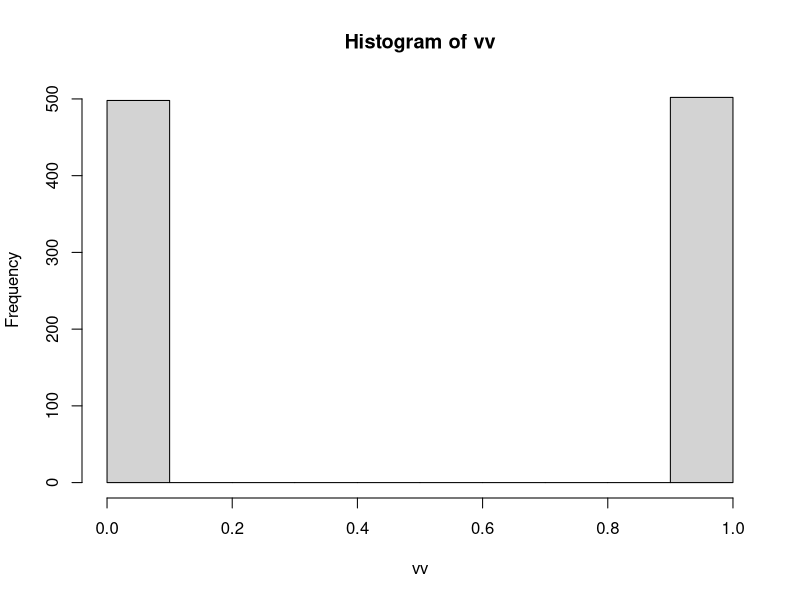
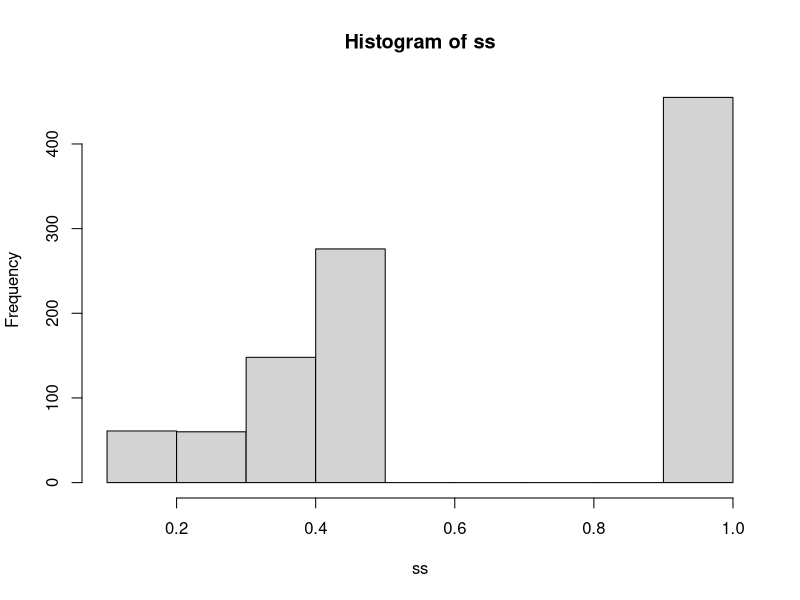
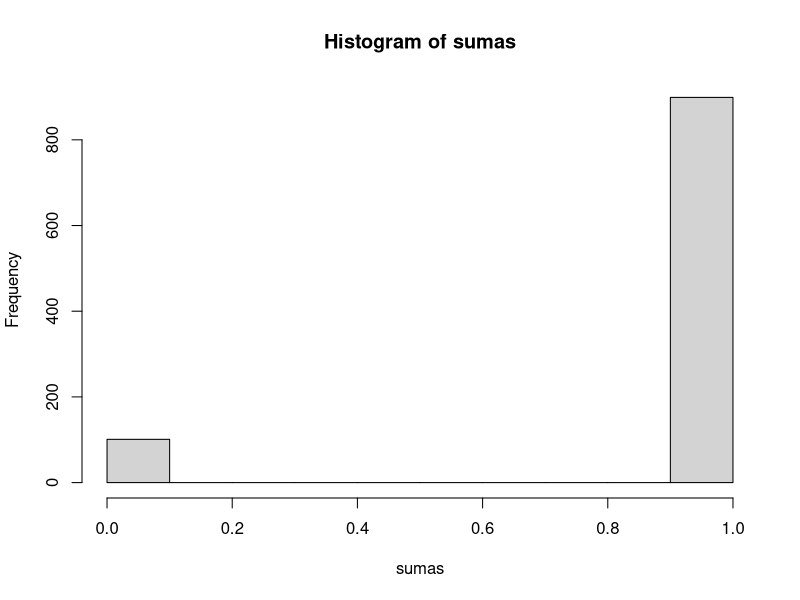
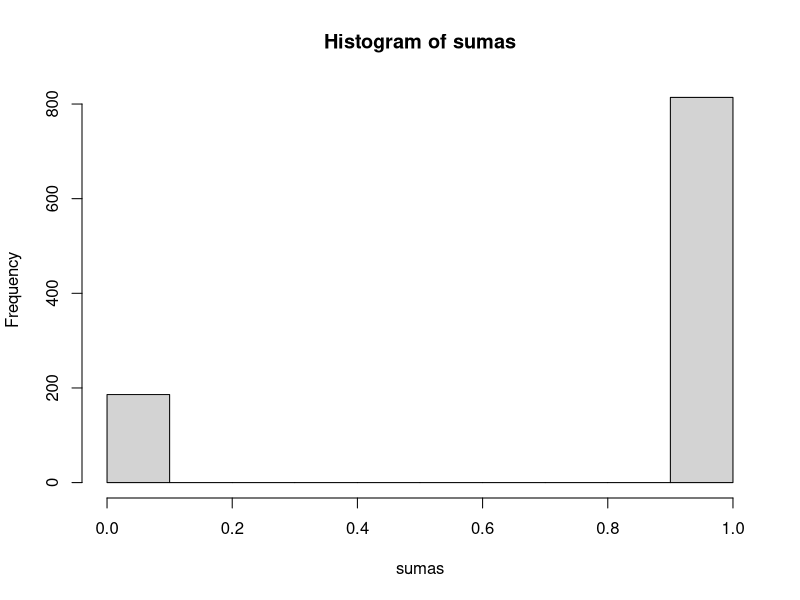
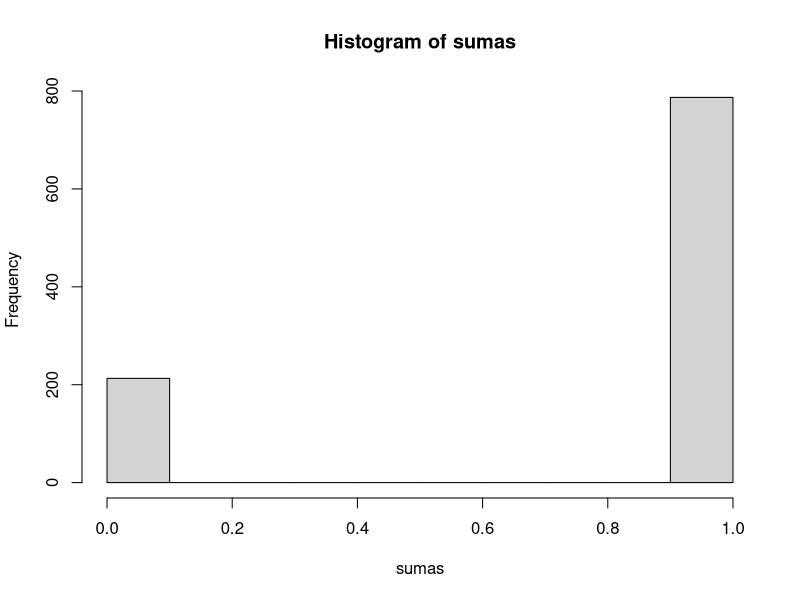
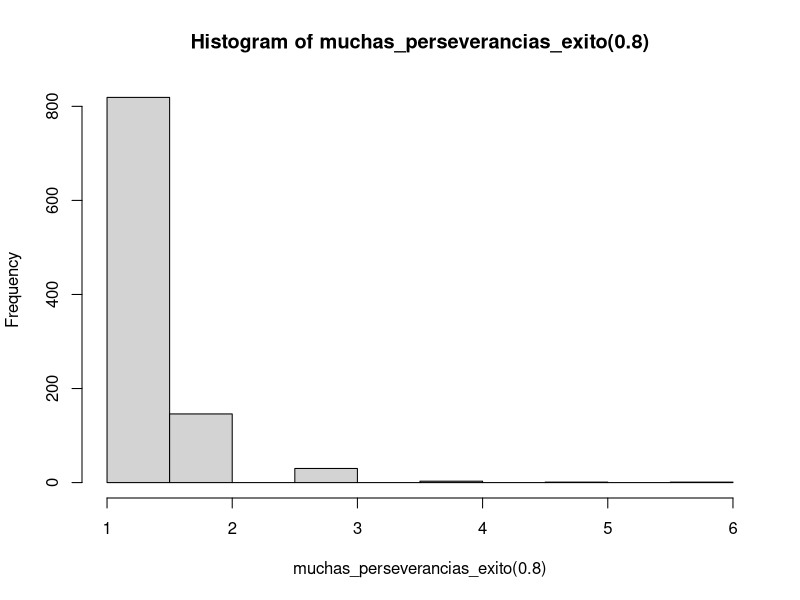
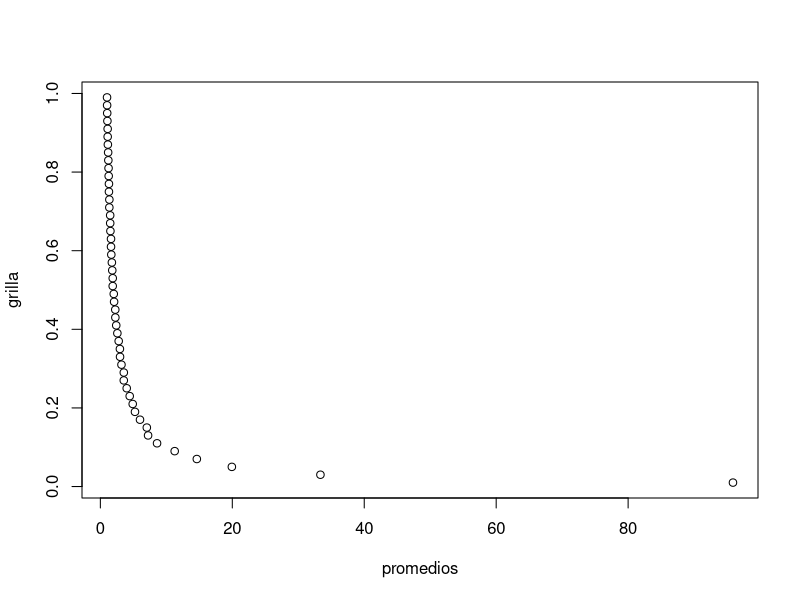

Reproduce these figures in R, in order.
## ---- chunk 1
knitr::opts_chunk$set(echo = TRUE)
## ---- chunk 2
# Creamos una funcion que repesenta la tirada de la moneda (sale 1 o 0)
cara_seca <-function()
{
  return(sample(0:1, 1, replace=TRUE))
}

cara_seca()
## ---- chunk 3
# Simulamos tirar muchas monedas, y lo guardamos en un vector
tirar_muchas_monedas <-function(n=40){
  
  # creacion del vector para guardar, 2 posibilidades
  sumas <-rep(NA, n)  # sumas <-c() 
  
  for (i in 1:n){
    sumas[i] = cara_seca() # sumas <- c(sumas,suma.cubilete())
  }
  sumas
}

# corremos funcion y graficamos
vv = tirar_muchas_monedas(1000)
hist(vv)
## ---- chunk 4
# Funcion que devuelve la frecuencia relativa de 1 para el vector de interes
probabilidad_cara <-function(vector,n=1000){
  a <- table(vector)
  count_cara <- a[names(a)==1]
  #length(which(numbers==x))
  return( count_cara/n)
}
n=1000
vv = tirar_muchas_monedas(n)
probabilidad_cara(vv,n)
## ---- chunk 5
repito_moneda <-function(n=1000){
  sumas <-rep(NA, n) # sumas <-c() 
  for (i in 1:n)
  {
    sumas[i] = cara_seca() # sumas <- c(sumas,suma.cubilete())
  }
  sumas
}
vv = repito_moneda(1000)

## ---- chunk 6
cuantas_caras <-function(n=1000){
  vector= repito_moneda(1000)
  a <- table(vector)
  a[names(a)==1]
  #length(which(numbers==x))
}
cuantas_caras(1000)
## ---- chunk 7
# Cantidad de lanzamientos necesarios para que de cara?
perseverancia_cara <-function(){
  suma = 0 
  cara=0
  while(cara==0){
    if(cara_seca() == 1)
    {cara=1}
    suma = suma + 1
  }
  return(suma)
}
perseverancia_cara()
## ---- chunk 8
perseverancia_a_lo_largo <-function(n=1000){
  sumas <-rep(NA, n)
  frec_sumas<-rep(NA, n)
  for (i in 1:n)
  {
    sumas[i] = perseverancia_cara()
    frec_sumas[i] = 1/sumas[i]
  }
  frec_sumas
  # hist(sumas, breaks = 50)
}
ss = perseverancia_a_lo_largo()
hist(ss)
## ---- chunk 9
# Le doy un p de exito a esta fucion y me devuelve con 1 si hubo exito o con 0 si no hubo exito para una tirada
funcion_exito_fracaso <-function(p){
  sample(0:1, 1, replace = FALSE, prob = c(1-p,p))
}

funcion_exito_fracaso(0.9)
## ---- chunk 10
# Se le da un n y un p a esta funcion y grafica la cantidad de exitos y fracasos obtenidos en un histograma 
frecuencia_funcion_exito_fracaso <-function(n=40,p=.5){
  sumas <-rep(NA, n) # sumas <-c() 
  for (i in 1:n)
  {
    sumas[i] = funcion_exito_fracaso(p) # sumas <- c(sumas,suma.cubilete())
  }
  hist(sumas)
  sumas
}
vv = frecuencia_funcion_exito_fracaso(1000,0.9)
## ---- chunk 11
# Genero vector y grafico con p = 0.8
n = 1000
muchas_repeticiones_bis <- frecuencia_funcion_exito_fracaso(n,0.8)

# Cuento la cantidad de veces que salio el 1 
cant_veces_uno = length(which(muchas_repeticiones_bis==1))
frec_relativa_cant_veces_uno = cant_veces_uno/n
frec_relativa_cant_veces_uno
## ---- chunk 12
cuantos_exitos <-function(n=1000,p=.8){
  muchas_repeticiones_bis <- frecuencia_funcion_exito_fracaso(n,p)
  length(which(muchas_repeticiones_bis==1))

}

cuantos_exitos()
## ---- chunk 13
perseverancia_exito <-function(p){
  suma = 0 
  cara=0
  while(cara==0){
    if(funcion_exito_fracaso(p) == 1)
    {cara=1}
    suma = suma + 1
  }
  return(suma)
}
perseverancia_exito(0.1)
## ---- chunk 14
# 
muchas_perseverancias_exito <-function(p,n=1000){
  sumas <-rep(NA, n)
  frec_sumas<-rep(NA, n)
  for (i in 1:n)
  {
    sumas[i] = perseverancia_exito(p)
  }
  
  sumas
}

hist(muchas_perseverancias_exito(0.8))
## ---- chunk 15

ejercicioc <-function(p,n=1000){
  grilla<-seq(0.01,0.99,by=0.02)
  promedios <-c() 
  for (i in grilla)
  {
    promedios <- c(promedios,mean(muchas_perseverancias_exito(i))) 
  }
  plot(promedios,grilla)
  promedios
  }
ejercicioc()
